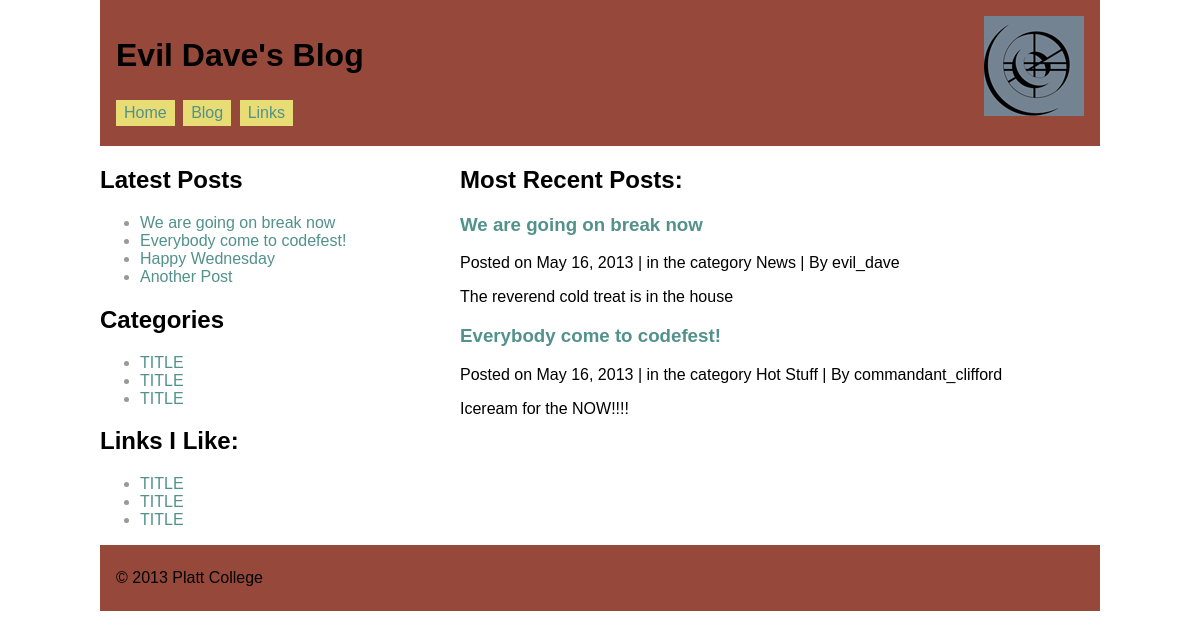
/blog/index.php, run on the app's committed database.
### tables this page shows
CREATE TABLE IF NOT EXISTS `posts` (
  `post_id` mediumint(8) unsigned NOT NULL AUTO_INCREMENT,
  `title` text NOT NULL,
  `date` datetime NOT NULL,
  `body` text NOT NULL,
  `category_id` mediumint(8) unsigned NOT NULL,
  `user_id` mediumint(8) unsigned NOT NULL,
  `is_public` tinyint(1) NOT NULL,
  `allow_comments` tinyint(1) NOT NULL,
  PRIMARY KEY (`post_id`)
);

CREATE TABLE IF NOT EXISTS `categories` (
  `category_id` mediumint(8) unsigned NOT NULL AUTO_INCREMENT,
  `name` varchar(40) NOT NULL,
  `color` varchar(40) NOT NULL,
  PRIMARY KEY (`category_id`)
);

CREATE TABLE IF NOT EXISTS `users` (
  `user_id` mediumint(8) unsigned NOT NULL AUTO_INCREMENT,
  `username` varchar(100) NOT NULL,
  `password` varchar(40) NOT NULL,
  `email` varchar(100) NOT NULL,
  `join_date` date NOT NULL,
  `avatar_link` varchar(100) NOT NULL,
  `is_admin` tinyint(1) NOT NULL,
  PRIMARY KEY (`user_id`)
);

### blog/function.php (called while the page is built, shortened)
<?php
function convert_date($dateR){
	$engMon=array('January','February','March','April','May','June','July','August','September','October','November','December',' ');
	$l_months='January:February:March:April:May:June:July:August:September:October:November:December';
	$dateFormat='F j, Y';
	$months=explode (':', $l_months);
	$months[]='&nbsp;';
	$dfval=strtotime($dateR);
	$dateR=date($dateFormat,$dfval);
	$dateR=str_replace($engMon,$months,$dateR);
	return $dateR;
}

### blog/content-home.php (the view)
<?php
$query = 'SELECT posts.*, categories.*, users.username, users.user_id
			FROM posts, categories, users
			WHERE posts.is_public = 1
			AND posts.category_id = categories.category_id
			AND posts.user_id = users.user_id
			ORDER BY posts.date DESC
			LIMIT 2';
if( $result = $db->query($query) ):
 ?>
<h2>Most Recent Posts:</h2>
	<?php
	while( $row = $result->fetch_assoc() ):
	?>
<article class="post">
	<h3><a href="index.php?page=single&amp;post_id=<?php echo $row['post_id'];?>"><?php echo $row['title']; ?></a></h3>
	<div class="postmeta">Posted on <?php echo convert_date($row['date']); ?>
		 | in the category <?php echo $row['name']; ?>
		 | By <?php echo $row['username']; ?>
	</div>
	<p><?php echo $row['body']; ?></p>
</article>
	<?php
	endwhile;
	?>
<?php else: ?>
	<h2>No Posts to Show</h2>
<?php endif; ?>

### blog/index.php (shortened to what this page needs)
<?php require('db_connect.php');
include_once ('function.php');?>
<!doctype html>
<html>
<head>
<link rel="stylesheet" type="text/css" href="style.css">
</head>
<body>
	<header>
		<img src="images/logo_CITIPA_100x100.gif" />
		<h1>Evil Dave's Blog</h1>
		<nav>
			<ul>
				<li><a href="index.php">Home</a></li>
				<li><a href="index.php?page=blog">Blog</a></li>
				<li><a href="index.php?page=links">Links</a></li>
			</ul>
		</nav>
	</header>
	<main>
	<?php
		switch( $_GET['page'] ){
			default:
				include('content-home.php');
		}
		 ?>
	</main>
	<?php include('sidebar.php'); ?>
	<footer>
		<p>&copy; 2013 Platt College</p>
	</footer>
</body>
</html>

### blog/sidebar.php
<aside>
		<?php
		$query_latest = "SELECT title, post_id
						FROM posts
						WHERE is_public = 1
						ORDER BY date DESC
						LIMIT 10";
		if( $result_latest = $db->query($query_latest) ):
		 ?>
		<h2>Latest Posts</h2>
		<ul>
			<?php
			while( $row_latest = $result_latest->fetch_assoc() ): ?>
				<li>
	<a href="index.php?page=single&amp;post_id=<?php echo $row_latest['post_id']; ?>">
					<?php echo $row_latest['title']; ?></a></li>
			<?php endwhile; ?>
		</ul>
		<?php endif; ?>
		<h2>Categories</h2>
		<ul>
			<li><a href="#">TITLE</a></li>
			<li><a href="#">TITLE</a></li>
			<li><a href="#">TITLE</a></li>
		</ul>
		<h2>Links I Like:</h2>
		<ul>
			<li><a href="#">TITLE</a></li>
			<li><a href="#">TITLE</a></li>
			<li><a href="#">TITLE</a></li>
		</ul>
</aside>

### blog/style.css (style rules this page uses)
body { width: 98%; margin: 0 auto; font-size: 100%; max-width: 62.5em; font-family: 'Georgia', sans-serif }
a { color: #52918C; text-decoration: none; }
header { background-color: #96483A; padding: 1em; }
header img { float: right; }
nav ul { margin: 0; padding: 0; }
nav li { display:inline-block; margin:.25em .25em .25em 0; padding:.25em .5em; background-color: #E8DC74; }
main { width: 64%; float: right; min-width: 20em; }
aside { width: 30%; float: left; min-width: 9.5em; color: #999; }
aside h2 { color: #000; }
footer { clear: both; background-color: #96483A; padding: .5em 1em; }

### data on the page
posts: title "We are going on break now", date "May 16, 2013", category.name "News", user.username "evil_dave", body "The reverend cold treat is in the house"
posts: title "Everybody come to codefest!", date "May 16, 2013", category.name "Hot Stuff", user.username "commandant_clifford", body "Iceream for the NOW!!!!"
posts: title "Happy Wednesday"
posts: title "Another Post"
